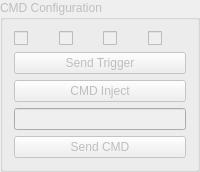
               <widget class="QGroupBox" name="GB_CMD">
                <property name="enabled">
                 <bool>false</bool>
                </property>
                <property name="title">
                 <string>CMD Configuration</string>
                </property>
                <layout class="QGridLayout" name="gridLayout_11">
                 <item row="0" column="1">
                  <widget class="QCheckBox" name="CB_CMD_Trig2">
                   <property name="statusTip">
                    <string>Trigger Slot 2</string>
                   </property>
                   <property name="whatsThis">
                    <string>Trigger Slot 2</string>
                   </property>
                   <property name="text">
                    <string/>
                   </property>
                  </widget>
                 </item>
                 <item row="0" column="0">
                  <widget class="QCheckBox" name="CB_CMD_Trig1">
                   <property name="statusTip">
                    <string>Trigger Slot 1</string>
                   </property>
                   <property name="whatsThis">
                    <string>Trigger Slot 1</string>
                   </property>
                   <property name="text">
                    <string/>
                   </property>
                  </widget>
                 </item>
                 <item row="0" column="2">
                  <widget class="QCheckBox" name="CB_CMD_Trig3">
                   <property name="statusTip">
                    <string>Trigger Slot 3</string>
                   </property>
                   <property name="whatsThis">
                    <string>Trigger Slot 3</string>
                   </property>
                   <property name="text">
                    <string/>
                   </property>
                  </widget>
                 </item>
                 <item row="0" column="3">
                  <widget class="QCheckBox" name="CB_CMD_Trig4">
                   <property name="statusTip">
                    <string>Trigger Slot 4</string>
                   </property>
                   <property name="whatsThis">
                    <string>Trigger Slot 4</string>
                   </property>
                   <property name="text">
                    <string/>
                   </property>
                  </widget>
                 </item>
                 <item row="1" column="0" colspan="4">
                  <widget class="QPushButton" name="B_CMD_Trig_Send">
                   <property name="text">
                    <string>Send Trigger</string>
                   </property>
                  </widget>
                 </item>
                 <item row="2" column="0" colspan="4">
                  <widget class="QPushButton" name="B_Inject_CMD">
                   <property name="enabled">
                    <bool>false</bool>
                   </property>
                   <property name="text">
                    <string>CMD Inject</string>
                   </property>
                   <property name="checkable">
                    <bool>true</bool>
                   </property>
                  </widget>
                 </item>
                 <item row="3" column="0" colspan="4">
                  <widget class="QLineEdit" name="LE_CMD_CMD">
                   <property name="enabled">
                    <bool>false</bool>
                   </property>
                  </widget>
                 </item>
                 <item row="4" column="0" colspan="4">
                  <widget class="QPushButton" name="B_CMD_Send">
                   <property name="enabled">
                    <bool>false</bool>
                   </property>
                   <property name="text">
                    <string>Send CMD</string>
                   </property>
                  </widget>
                 </item>
                </layout>
               </widget>
